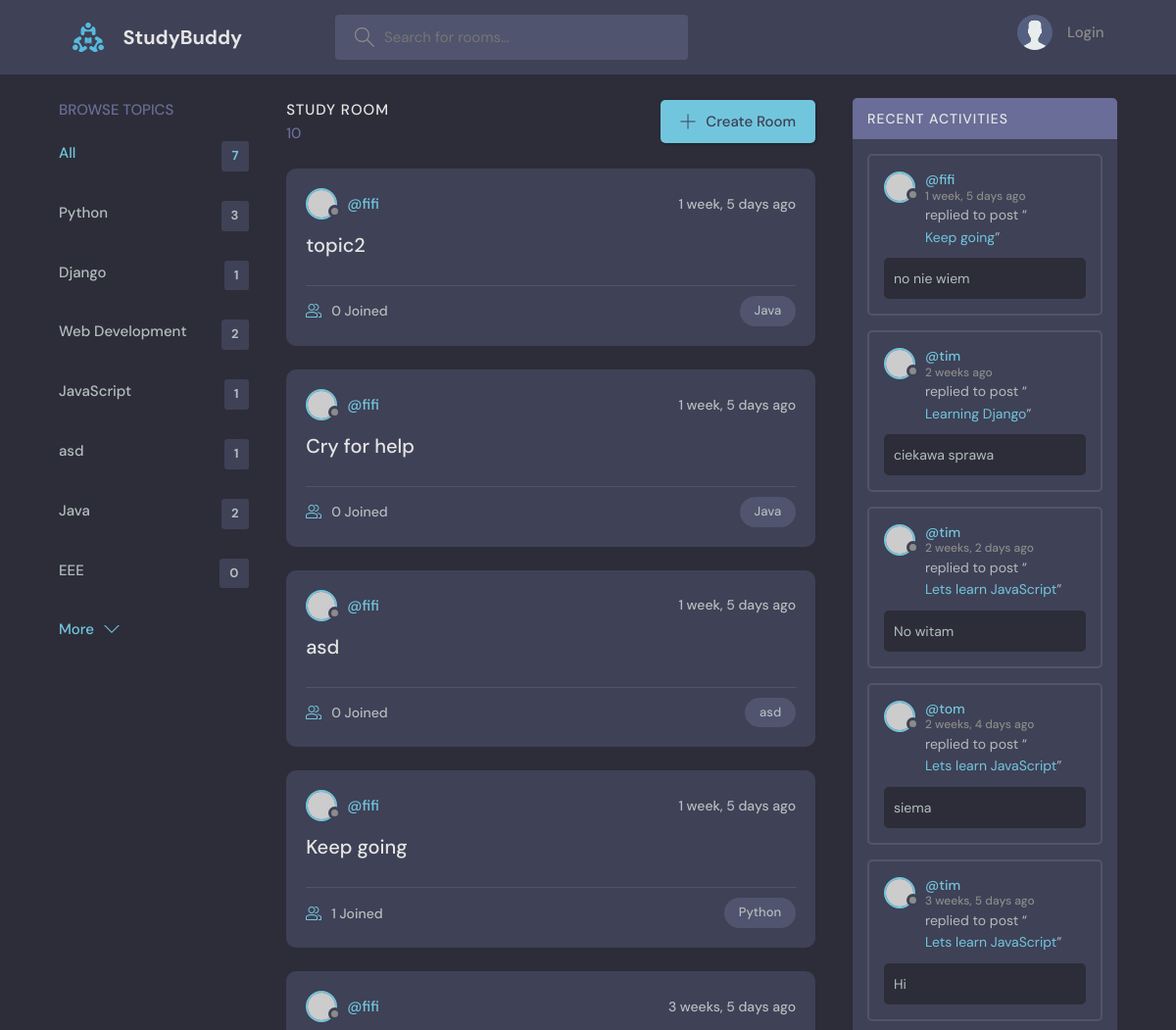
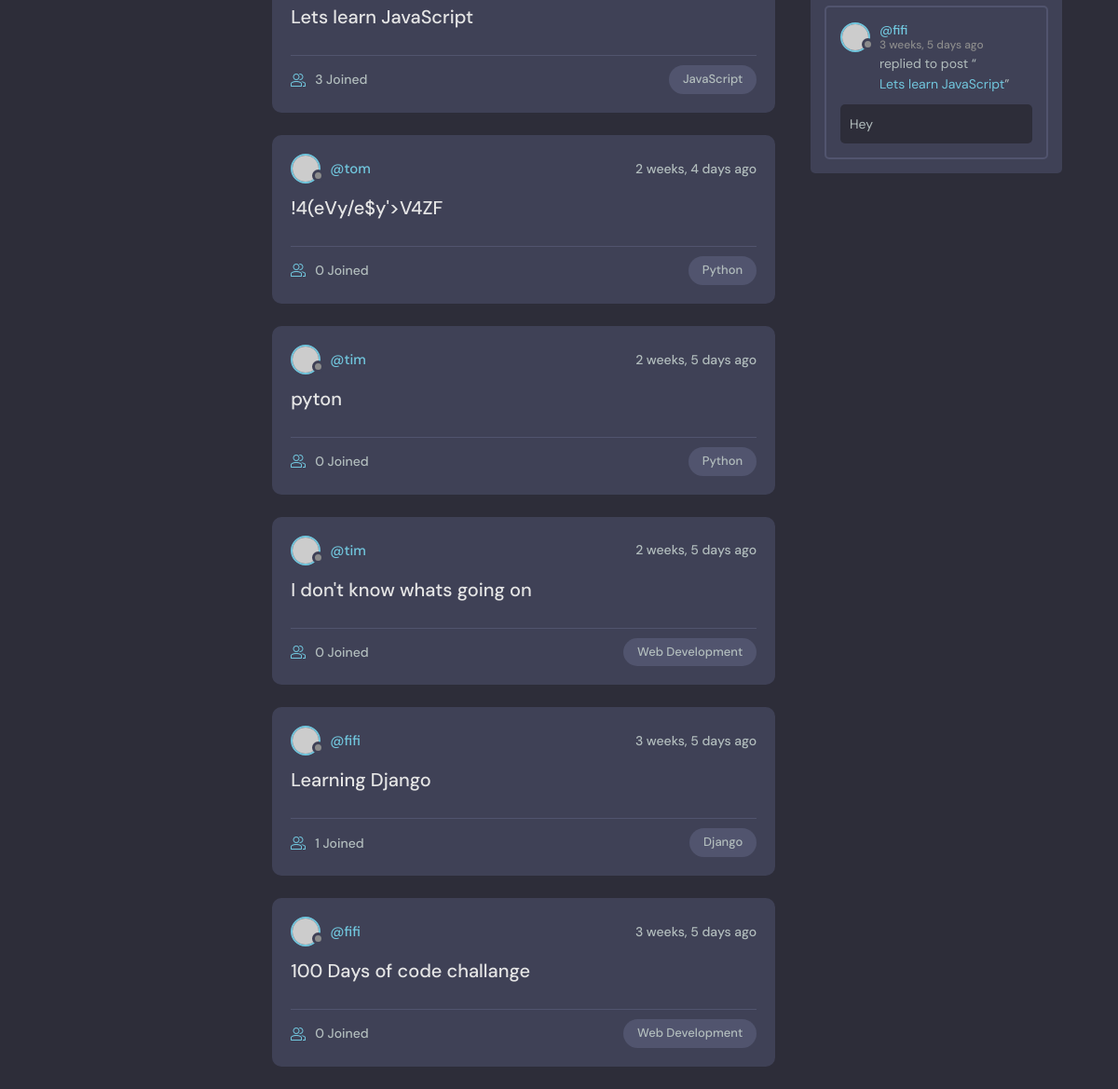
Before: / with the older database file (2 pictures, top to bottom).
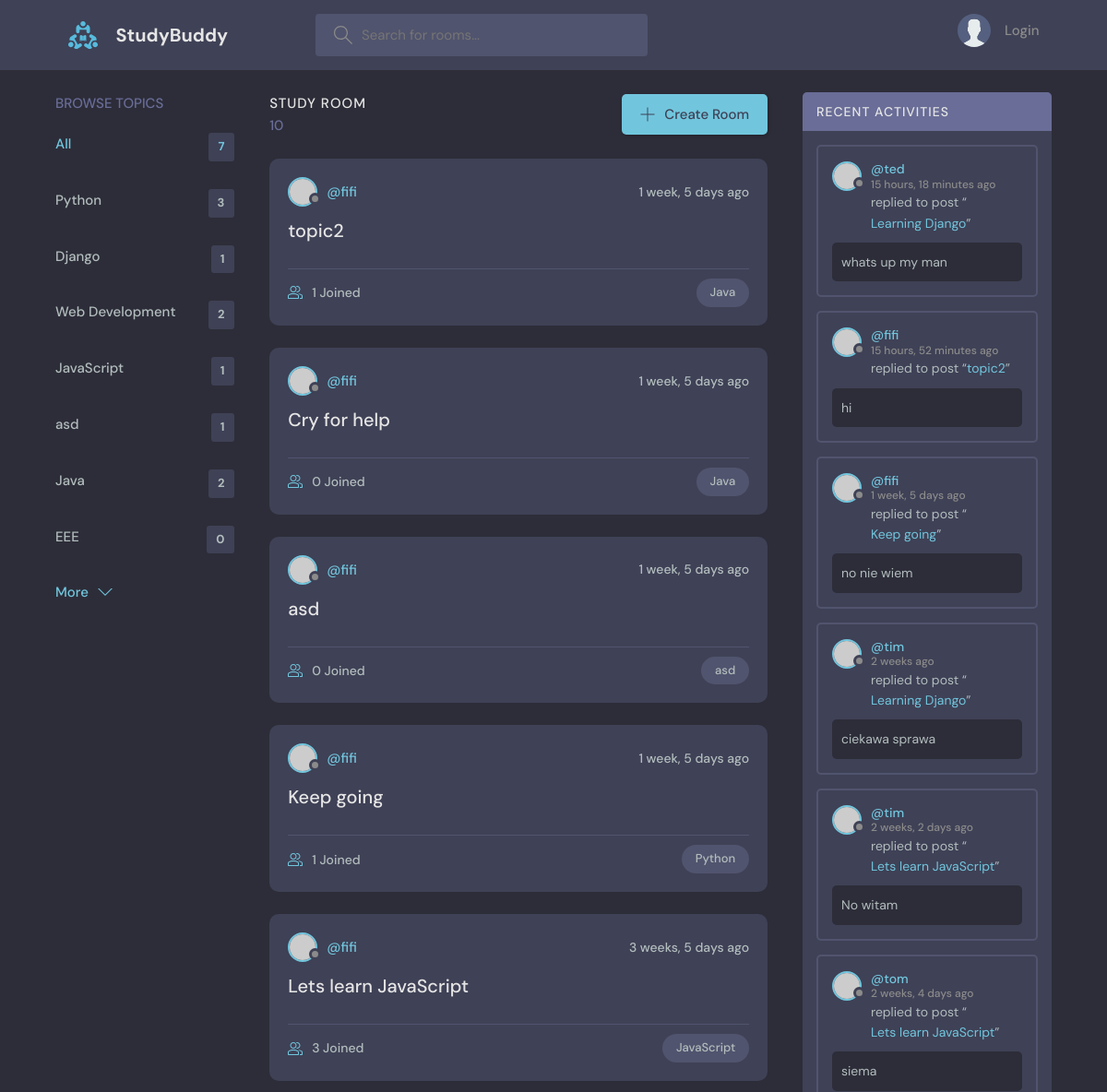
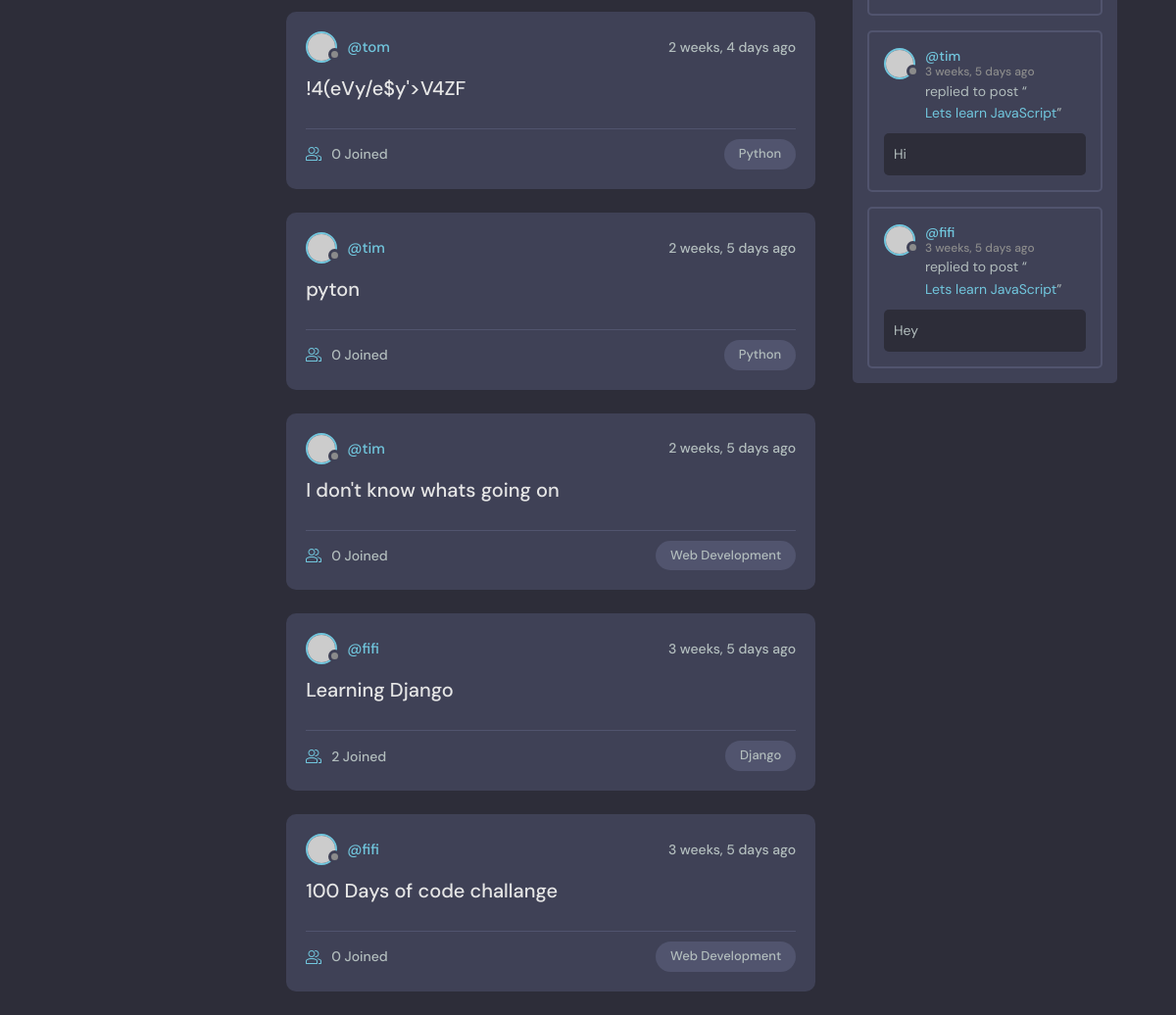
After: the same page with the newer database file (2 pictures, top to bottom).
### base/models.py (models this page shows, shortened)
class Topic(models.Model):
    name = models.CharField(max_length=200)

class Room(models.Model):
    host = models.ForeignKey(User, on_delete=models.SET_NULL, null=True)
    topic = models.ForeignKey(Topic, on_delete=models.SET_NULL, null=True)
    name = models.CharField(max_length=200)
    description = models.TextField(null=True, blank=True)
    participants = models.ManyToManyField(User, related_name='participants', blank=True)
    updated = models.DateTimeField(auto_now=True)
    created = models.DateTimeField(auto_now_add=True)
    class Meta:
        ordering = ['-updated', '-created']
    def __str__(self):
        return self.name

class Message(models.Model):
    user = models.ForeignKey(User, on_delete=models.CASCADE)
    room = models.ForeignKey(Room, on_delete=models.CASCADE)
    body = models.TextField()
    updated = models.DateTimeField(auto_now=True)
    created = models.DateTimeField(auto_now_add=True)
    class Meta:
        ordering = ['-updated', '-created']

### base/views.py (the view)
# urls.py: path('', views.home, name="home"),
def home(request):
    q = request.GET.get('q') if request.GET.get('q') != None else ''
    rooms = Room.objects.filter(
        Q(topic__name__icontains=q) |
        Q(name__icontains=q) |
        Q(description__icontains=q)
    )
    room_count = rooms.count()
    topics = Topic.objects.all()
    room_messages = Message.objects.all().filter(Q(room__topic__name__icontains=q))
    context = {
        'rooms': rooms,
        'topics': topics,
        'room_count': room_count,
        'room_messages': room_messages
    }
    return render(request, 'base/home.html', context)

### base/templates/base/home.html (shortened to what this page needs)
{% extends 'main.html' %}
{% block content %}
<main class="layout layout--3">
  <div class="container">
    {% include 'base/topics_component.html' %}
    <div class="roomList">
      <div class="roomList__header">
        <div>
          <h2>Study Room</h2>
          <p>{{room_count}}</p>
        </div>
        <a class="btn btn--main" href="{% url 'create-room' %}">
          <svg version="1.1" xmlns="http://www.w3.org/2000/svg" width="32" height="32" viewBox="0 0 32 32">
            <title>add</title>
            <path
              d="M16.943 0.943h-1.885v14.115h-14.115v1.885h14.115v14.115h1.885v-14.115h14.115v-1.885h-14.115v-14.115z"
            ></path>
          </svg>
          Create Room
        </a>
      </div>
      {% include 'base/feed_component.html' %}
    </div>
    {% include 'base/activity_component.html' %}
  </div>
</main>
{% endblock %}

### base/templates/base/topics_component.html (shortened to what this page needs)
<div class="topics">
    <div class="topics__header">
      <h2>Browse Topics</h2>
    </div>
    <ul class="topics__list">
      <li>
        <a href="{% url 'home' %}" class="active">All <span>{{topics.count}}</span></a>
      </li>
      {% for topic in topics %}
      <li>
          <a href="{% url 'home' %}?q={{topic.name}}">{{topic.name}} <span>{{topic.room_set.all.count}}</span></a>
      </li>
      {% endfor %}
    </ul>
    <a class="btn btn--link" href="topics.html">
      More
      <svg version="1.1" xmlns="http://www.w3.org/2000/svg" width="32" height="32" viewBox="0 0 32 32">
        <title>chevron-down</title>
        <path d="M16 21l-13-13h-3l16 16 16-16h-3l-13 13z"></path>
      </svg>
    </a>
</div>

### base/templates/base/feed_component.html (shortened to what this page needs)
{% for room in rooms %}
<div class="roomListRoom">
    <div class="roomListRoom__header">
      <a href="{% url 'user-profile' room.host.id %}" class="roomListRoom__author">
        <div class="avatar avatar--small">
          <img src="https://randomuser.me/api/portraits/women/11.jpg" />
        </div>
        <span>@{{room.host.username}}</span>
      </a>
      <div class="roomListRoom__actions">
        <span>{{room.created|timesince}} ago</span>
      </div>
    </div>
    <div class="roomListRoom__content">
      <a href="{% url 'room' room.id %}">{{room.name}}</a>
    </div>
    <div class="roomListRoom__meta">
      <a href="{% url 'room' room.id %}" class="roomListRoom__joined">
        {{room.participants.all.count}} Joined
      </a>
      <p class="roomListRoom__topic">{{room.topic.name}}</p>
    </div>
</div>
{% endfor %}

### base/templates/base/activity_component.html (shortened to what this page needs)
<div class="activities">
    <div class="activities__header">
      <h2>Recent Activities</h2>
    </div>
    {% for message in room_messages %}
    <div class="activities__box">
      <div class="activities__boxHeader roomListRoom__header">
        <a href="{% url 'user-profile' message.user.id %}" class="roomListRoom__author">
          <div class="avatar avatar--small">
            <img src="https://randomuser.me/api/portraits/women/11.jpg" />
          </div>
          <p>
            @{{message.user}}
            <span>{{message.created|timesince}} ago</span>
          </p>
        </a>
      </div>
      <div class="activities__boxContent">
        <p>replied to post “<a href="{% url 'room' message.room.id %}">{{message.room}}</a>”</p>
        <div class="activities__boxRoomContent">
            {{message.body}}
        </div>
      </div>
    </div>
    {% endfor %}
  </div>

Changed rows visible on the page:
computed for Room "topic2": participants.all.count "0" → "1"
computed for Room "Learning Django": participants.all.count "1" → "2"
added Message: user "ted", created "15 hours, 18 minutes", room "Learning Django", body "whats up my man"
added Message: user "fifi", created "15 hours, 52 minutes", room "topic2", body "hi"
